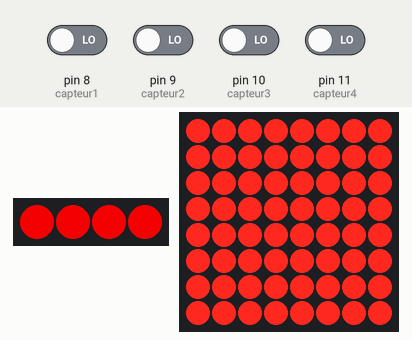
The sketch below on a simulated Arduino Uno, built with avr-gcc and run on an emulated ATmega328P. Shown: 4 RGB LEDs in strip order, left to right, 8×8 LED matrix. Wiring (inferred from the names in the program): MAX7219 LED driver (orientation assumed): data pin 6; clock pin 7; CS pin 5. The inputs (shaded band) are chosen by the test bench; at power-on: pin 8 (capteur1), pin 9 (capteur2), pin 10 (capteur3), pin 11 (capteur4) LOW.

Above: at 4.2 s.
4.3 s: pin 8 (capteur1) driven HIGH
At 6.1 s:
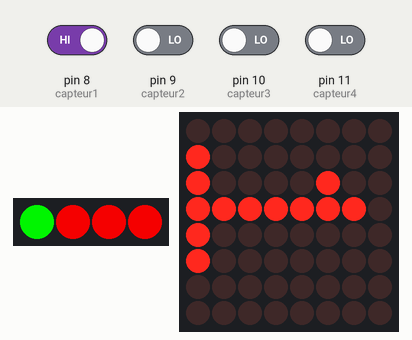
6.5 s: pin 9 (capteur2) driven HIGH
At 7.2 s:
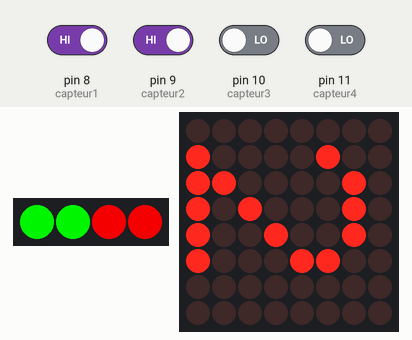
8.0 s: pin 10 (capteur3) driven HIGH
At 8.5 s:
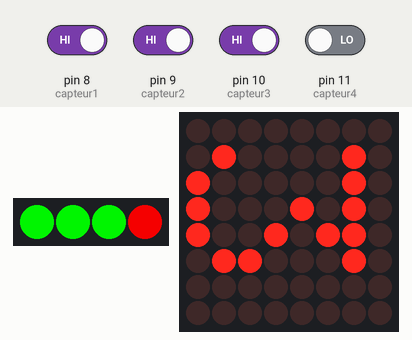
9.5 s: pin 11 (capteur4) driven HIGH
At 10.7 s:
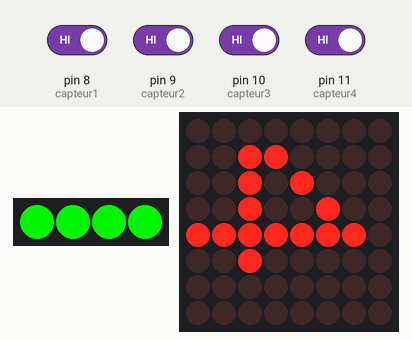
11.0 s: pin 8 (capteur1) driven LOW
At 12.0 s:
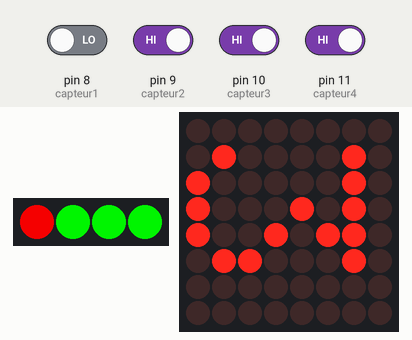
12.5 s: pin 9 (capteur2) driven LOW
At 13.0 s:
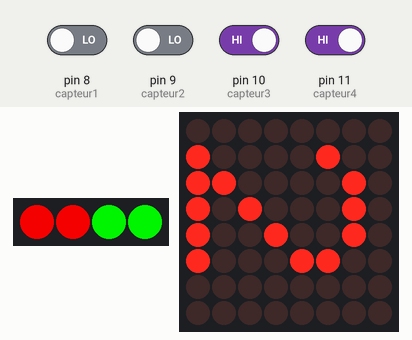
Timing chart, 0 to 15.0 s (numbered marks = the images above; inputs shaded):
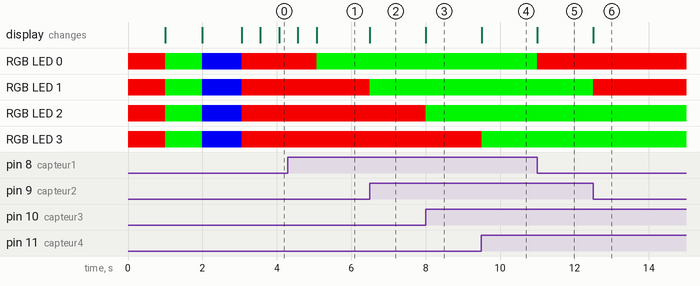

Measured:
- after the input at 4.3 s, the display: first differs from a run without the input after 0.77 s (image 1)
- after the input at 6.5 s, RGB LED 1: RGB(223, 0, 0) → RGB(0, 223, 0) at once; the display: changes at once (image 2)
- after the input at 8.0 s, RGB LED 2: RGB(223, 0, 0) → RGB(0, 223, 0) at once; the display: changes at once (image 3)
- after the input at 9.5 s, RGB LED 3: RGB(223, 0, 0) → RGB(0, 223, 0) at once; the display: changes at once (image 4)
- after the input at 11.0 s, RGB LED 0: RGB(0, 223, 0) → RGB(223, 0, 0) at once; the display: changes at once (image 5)
- after the input at 12.5 s, RGB LED 1: RGB(0, 223, 0) → RGB(223, 0, 0) at once; the display: changes at once (image 6)

The sketch:

Parking_matrice_led.ino
```cpp
#include <Adafruit_NeoPixel.h>

//constantes pour le capteur 1
const int capteur1 = 8;
boolean place1 = false;

//constantes pour le capteur 2
const int capteur2 = 9;
boolean place2 = false;

//constantes pour le capteur 3
const int capteur3 = 10;
boolean place3 = false;

//constantes pour le capteur 4
const int capteur4 = 11;
boolean place4 = false;

const int placestotales = 4;
int placesdisponibles = placestotales;

//initialisation des LEDs
Adafruit_NeoPixel LED = Adafruit_NeoPixel(placestotales, 2, NEO_GRB + NEO_KHZ800);

//initialisation de la matrice de led

int DIN_pin = 6; // déclaration de la broche de données
int CS_pin = 5; // déclaration de la broche de sélection de circuit
int CLK_pin = 7; // déclaration de la broche d'horloge

// Définition de matrices pour l'affichage de chiffres
int C1[8] = {0x00, 0x80, 0x84, 0xFE, 0x80, 0x80, 0x00, 0x00}; //afficher le chiffre 1
int C2[8] = {0x00, 0x84, 0xC2, 0xA2, 0x92, 0x8C, 0x00, 0x00}; //afficher le chiffre 2
int C3[8] = {0x00, 0x42, 0x82, 0x8A, 0x96, 0x62, 0x00, 0x00}; //afficher le chiffre 3
int C4[8] = {0x00, 0x30, 0x28, 0x24, 0xFE, 0x20, 0x00, 0x00}; //afficher le chiffre 4


void setup() {
  pinMode(capteur1, INPUT);
  pinMode(capteur2, INPUT);
  pinMode(capteur3, INPUT);
  pinMode(capteur4, INPUT);

  LED.begin();

  Serial.begin(9600);

  //vérification du fonctionnement des LEDs
  for(int i = 0; i < 8; i++ ) {LED.setPixelColor(i, 223, 0, 0);}
  LED.show(); //on affiche la couleur rouge
  delay(1000);
  for(int i = 0; i < 8; i++ ) {LED.setPixelColor(i, 0, 223, 0);}
  LED.show(); //on affiche la couleur verte
  delay(1000);
  for(int i = 0; i < 8; i++ ) {LED.setPixelColor(i, 0, 0, 223);}
  LED.show(); //on affiche la couleur bleue
  delay(1000);

  pinMode(CS_pin, OUTPUT);
  pinMode(DIN_pin, OUTPUT);
  pinMode(CLK_pin, OUTPUT);
  delay(50);
  init_MAX7219();
  clear_matrix();
}

void foncplace1() {
  if (digitalRead(capteur1) == HIGH) {
    place1 = false;
  }
  else {
    place1 = true;
  }
}

void foncplace2() {
  if (digitalRead(capteur2) == HIGH) {
    place2 = false;
  }
  else {
    place2 = true;
  }
}

void foncplace3() {
  if (digitalRead(capteur3) == HIGH) {
    place3 = false;
  }
  else {
    place3 = true;
  }
}

void foncplace4() {
  if (digitalRead(capteur4) == HIGH) {
    place4 = false;
  }
  else {
    place4 = true;
  }
}

void foncplacesdisponibles() {
  boolean place[placestotales] {0};
  place[0] = place1;
  place[1] = place2;
  place[2] = place3;
  place[3] = place4;

  placesdisponibles = placestotales;
  for (int i=0; i<placestotales; i++) {
    if (place[i] == true) {
      placesdisponibles -= 1;
    }
  }
}

void foncLED() {
  boolean place[placestotales] {0};
  place[0] = place1;
  place[1] = place2;
  place[2] = place3;
  place[3] = place4;

  for (int i=0; i<placestotales; i++){
    if (place[i] == true) {
      LED.setPixelColor(i, 223, 0, 0);
      }
    LED.show();

    if (place[i] == false) {
      LED.setPixelColor(i, 0, 223, 0);
      }
    LED.show();
  }
}

// Fonction pour écrire un octet de données sur la matrice LED
void write_pix(int data){
  digitalWrite(CS_pin, LOW); // sélection du circuit MAX7219
  for (int i = 0; i < 8; i++){
      digitalWrite(CLK_pin, LOW); // mettre l'horloge à basse fréquence
      digitalWrite(DIN_pin, data & 0x80); // écriture de la donnée dans la broche de données en masquant les bits non utilisés
      data = data << 1; // décalage des bits vers la gauche pour traiter les bits suivants
      digitalWrite(CLK_pin, HIGH); // mise à haute fréquence de l'horloge
  }
}

// Fonction pour écrire une ligne de données sur la matrice LED
void write_line(int adress, int data){
  digitalWrite(CS_pin, LOW); // sélection du circuit MAX7219
  write_pix(adress); // envoi de l'adresse de la ligne à écrire
  write_pix(data); // envoi des données à écrire sur la ligne
  digitalWrite(CS_pin, HIGH); // désélection du circuit MAX7219
}

// Fonction pour écrire un tableau de données sur la matrice LED
void write_matrix(int *tab){
  for (int i = 0; i < 8; i++) write_line(i + 1, tab[i]); // écriture de chaque ligne du tableau
}

// Fonction d'initialisation du circuit MAX7219
void init_MAX7219(void){
  write_line(0x09, 0x00); // décoding BCD
  write_line(0X0A, 0x01); // réglage de la luminosité
  write_line(0X0B, 0x07); // activation de l'affichage des 8 LEDs
  write_line(0X0C, 0x01); // mode normal du circuit MAX7219
  write_line(0X0F, 0x00); // réinitialisation du circuit MAX7219
}

// Fonction pour effacer la matrice LED
void clear_matrix(void){
  const int clean[8] = {0x00, 0x00, 0x00, 0x00, 0x00, 0x00, 0x00, 0x00};
  write_matrix(clean);
}

// fonction pour convertir un entier en octet qui représente l'état d'une LED sur la matrice LED
int intToHex(int x) {
  switch (x)
  {
  case 0: return 0x01; break; //LED sur la première case
  case 1: return 0x02; break; //LED sur la 2ème case
  case 2: return 0x04; break; //LED sur la 3ème case
  case 3: return 0x08; break; //LED sur la 4ème case
  case 4: return 0x10; break; //LED sur la 5ème case
  case 5: return 0x20; break; //LED sur la 6ème case
  case 6: return 0x40; break; //LED sur la 7ème case
  case 7: return 0x80; break; //LED sur la 8ème case
  }
}

void complet(){
  int full[8] = {0xFF, 0xFF, 0xFF, 0xFF, 0xFF, 0xFF, 0xFF, 0xFF}; //allume toutes les led de la matrice
  write_matrix(full);
  delay(500);
  clear_matrix();
  delay(500);
}

void loop() {
  foncplace1();
  foncplace2();
  foncplace3();
  foncplace4();
  foncplacesdisponibles();
  foncLED();

  if (placesdisponibles==0){
    complet();
  }
  if (placesdisponibles==1){
    write_matrix(C1);
  }
  if (placesdisponibles==2){
    write_matrix(C2);
  }
  if (placesdisponibles==3){
    write_matrix(C3);
  }
  if (placesdisponibles==4){
    write_matrix(C4);
  }
}
```
